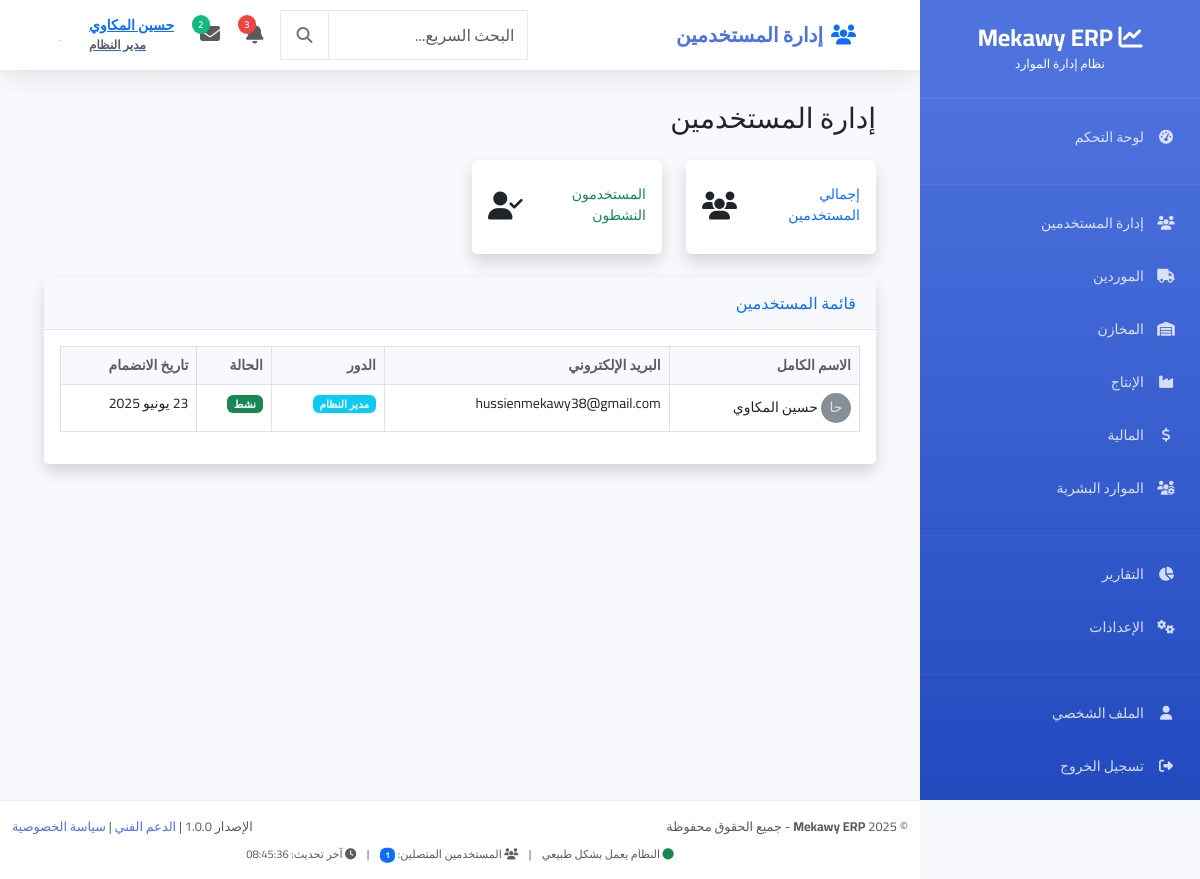
/users/manage/ (signed in), run on the app's committed database.
### users/models.py (models this page shows, shortened)
class User(AbstractUser):
    ROLE_CHOICES = [
        ('admin', 'مدير النظام'),
        ('manager', 'مدير'),
        ('warehouse_manager', 'مدير المخازن'),
        ('warehouse_employee', 'موظف مخازن'),
        ('production_manager', 'مدير الإنتاج'),
        ('accountant', 'محاسب'),
        ('employee', 'موظف'),
        ('viewer', 'مشاهد فقط'),
    ]
    email = models.EmailField(unique=True, verbose_name="البريد الإلكتروني")
    phone = models.CharField(max_length=20, blank=True, null=True, verbose_name="رقم الهاتف")
    role = models.CharField(max_length=20, choices=ROLE_CHOICES, default='employee', verbose_name="الدور")
    department = models.CharField(max_length=100, blank=True, null=True, verbose_name="القسم")
    profile_picture = models.ImageField(upload_to='profile_pics/', blank=True, null=True, verbose_name="الصورة الشخصية")
    is_active = models.BooleanField(default=True, verbose_name="نشط")
    created_at = models.DateTimeField(auto_now_add=True, verbose_name="تاريخ الإنشاء")
    updated_at = models.DateTimeField(auto_now=True, verbose_name="آخر تحديث")
    USERNAME_FIELD = 'email'
    REQUIRED_FIELDS = ['username', 'first_name', 'last_name']
    class Meta:
        db_table = 'users_user'
        verbose_name = 'مستخدم'
        verbose_name_plural = 'المستخدمون'
    @property
    def full_name(self):
        return f"{self.first_name} {self.last_name}".strip()

### users/views.py (the view)
# urls.py: path('manage/', views.UserManagementView.as_view(), name='manage'),
class UserManagementView(LoginRequiredMixin, UserPassesTestMixin, ListView):
    model = User
    template_name = 'users/user_management.html'
    context_object_name = 'users'
    paginate_by = 15
    def test_func(self):
        return self.request.user.is_superuser or self.request.user.role == 'manager'
    def get_queryset(self):
        return User.objects.all().order_by('-created_at')

### Mekawy_ERP/context_processors.py (called while the page is built)
def global_context(request):
    context = {
        'current_year': timezone.now().year,
        'current_date': timezone.now().date(),
        'current_time': timezone.now().time(),
    }
    if request.user.is_authenticated:
        context['online_users_count'] = User.objects.filter(is_active=True).count()
        context['last_update'] = timezone.now().strftime('%H:%M:%S')
    return context

### templates/users/user_management.html (shortened to what this page needs)
{% extends "base.html" %}
{% load static %}
{% block content %}
<div class="container-fluid">
    <div class="d-sm-flex align-items-center justify-content-between mb-4">
        <h1 class="h3 mb-0 text-gray-800">إدارة المستخدمين</h1>
    </div>
    <div class="row">
        <div class="col-xl-3 col-md-6 mb-4">
            <div class="card border-left-primary shadow h-100 py-2">
                <div class="card-body">
                    <div class="row no-gutters align-items-center">
                        <div class="col mr-2">
                            <div class="text-xs font-weight-bold text-primary text-uppercase mb-1">إجمالي المستخدمين</div>
                        </div>
                        <div class="col-auto"><i class="fas fa-users fa-2x text-gray-300"></i></div>
                    </div>
                </div>
            </div>
        </div>
        <div class="col-xl-3 col-md-6 mb-4">
            <div class="card border-left-success shadow h-100 py-2">
                <div class="card-body">
                    <div class="row no-gutters align-items-center">
                        <div class="col mr-2">
                            <div class="text-xs font-weight-bold text-success text-uppercase mb-1">المستخدمون النشطون</div>
                        </div>
                        <div class="col-auto"><i class="fas fa-user-check fa-2x text-gray-300"></i></div>
                    </div>
                </div>
            </div>
        </div>
    </div>
    <div class="card shadow mb-4">
        <div class="card-header py-3">
            <h6 class="m-0 font-weight-bold text-primary">قائمة المستخدمين</h6>
        </div>
        <div class="card-body">
            <div class="table-responsive">
                <table class="table table-bordered table-hover" id="usersTable" width="100%" cellspacing="0">
                    <thead>
                        <tr>
                            <th>الاسم الكامل</th>
                            <th>البريد الإلكتروني</th>
                            <th>الدور</th>
                            <th>الحالة</th>
                            <th>تاريخ الانضمام</th>
                        </tr>
                    </thead>
                    <tbody>
                        {% for user_item in users %}
                        <tr>
                            <td>
                                {% if user_item.profile_picture %}
                                    <img src="{{ user_item.profile_picture.url }}" class="rounded-circle mr-2" width="30" height="30" alt="pic">
                                {% else %}
                                    <svg class="rounded-circle mr-2" width="30" height="30" xmlns="http://www.w3.org/2000/svg" role="img" preserveAspectRatio="xMidYMid slice" focusable="false">
                                        <rect width="100%" height="100%" fill="#868e96"></rect>
                                        <text x="50%" y="50%" fill="#dee2e6" dy=".3em" text-anchor="middle">{{ user_item.first_name|first|upper }}{{ user_item.last_name|first|upper }}</text>
                                    </svg>
                                {% endif %}
                                {{ user_item.full_name }}
                            </td>
                            <td>{{ user_item.email }}</td>
                            <td><span class="badge bg-info text-white">{{ user_item.get_role_display }}</span></td>
                            <td>
                                {% if user_item.is_active %}
                                    <span class="badge bg-success">نشط</span>
                                {% else %}
                                    <span class="badge bg-danger">محظور</span>
                                {% endif %}
                            </td>
                            <td>{{ user_item.date_joined|date:"d M Y" }}</td>
                        </tr>
                        {% empty %}
                        <tr>
                            <td colspan="{% if is_admin %}6{% else %}5{% endif %}" class="text-center">لا يوجد مستخدمون لعرضهم.</td>
                        </tr>
                        {% endfor %}
                    </tbody>
                </table>
            </div>
        </div>
    </div>
</div>
{% endblock %}

### templates/partials/navbar.html (shortened to what this page needs)
<nav class="navbar navbar-expand-lg">
    <div class="container-fluid px-3">
        <div class="navbar-brand mb-0 fw-bold fs-5">
            {% block page_title %}
                {% if request.resolver_match.url_name == 'index' %}
                    <i class="fas fa-tachometer-alt text-primary me-2"></i>لوحة التحكم
                {% elif 'users' in request.resolver_match.app_name %}
                    <i class="fas fa-users text-primary me-2"></i>إدارة المستخدمين
                {% elif 'suppliers' in request.resolver_match.app_name %}
                    <i class="fas fa-truck text-primary me-2"></i>إدارة الموردين
                {% elif 'warehouses' in request.resolver_match.app_name %}
                    <i class="fas fa-warehouse text-primary me-2"></i>إدارة المخازن
                {% elif 'production' in request.resolver_match.app_name %}
                    <i class="fas fa-industry text-primary me-2"></i>إدارة الإنتاج
                {% elif 'finance' in request.resolver_match.app_name %}
                    <i class="fas fa-chart-line text-primary me-2"></i>إدارة المالية
                {% elif 'hr' in request.resolver_match.app_name %}
                    <i class="fas fa-users-cog text-primary me-2"></i>الموارد البشرية
                {% else %}
                    <i class="fas fa-chart-line text-primary me-2"></i>Mekawy ERP
                {% endif %}
            {% endblock %}
        </div>
        <div class="d-flex align-items-center gap-2">
            <div class="search-container d-none d-md-block">
                <div class="input-group">
                    <input type="text" class="form-control search-input" placeholder="البحث السريع..." style="width: 200px;">
                    <button class="btn btn-outline-secondary search-btn" type="button">
                        <i class="fas fa-search"></i>
                    </button>
                </div>
            </div>
            <div class="dropdown">
                <button class="btn btn-link position-relative p-2" data-bs-toggle="dropdown">
                    <i class="fas fa-bell fs-5 text-muted"></i>
                    <span class="notification-badge">3</span>
                </button>
            </div>
            <div class="dropdown">
                <button class="btn btn-link position-relative p-2" data-bs-toggle="dropdown">
                    <i class="fas fa-envelope fs-5 text-muted"></i>
                    <span class="message-badge">2</span>
                </button>
            </div>
            <div class="dropdown">
                <button class="btn btn-link d-flex align-items-center gap-2 p-2" data-bs-toggle="dropdown">
                    <div class="user-info text-end d-none d-lg-block">
                        <div class="fw-semibold">{{ user.get_full_name|default:user.username }}</div>
                        <small class="text-muted">{{ user.get_role_display|default:"مستخدم" }}</small>
                    </div>
                    {% if user.profile_picture %}
                        <img src="{{ user.profile_picture.url }}" class="user-avatar" alt="{{ user.get_full_name }}">
                    {% else %}
                        <div class="user-avatar-placeholder">
                            {{ user.get_full_name|first|upper|default:"U" }}
                        </div>
                    {% endif %}
                </button>
            </div>
        </div>
    </div>
</nav>

### templates/base.html (style rules this page uses)
:root { --primary-color: #4e73df; --secondary-color: #858796; --success-color: #1cc88a; --info-color: #36b9cc; --warning-color: #f6c23e; --danger-color: #e74a3b; --light-color: #f8f9fc; --dark-color: #5a5c69; --sidebar-width: 280px; --navbar-height: 70px; }
* { font-family: 'Cairo', sans-serif; }
body { background-color: var(--light-color); font-size: 14px; }
.navbar { background-color: white; box-shadow: 0 0.15rem 1.75rem 0 rgba(58, 59, 69, 0.15); height: var(--navbar-height); padding: 0 1.5rem; }
.navbar-brand { font-weight: 700; color: var(--primary-color); }
.card { border: none; box-shadow: 0 0.15rem 1.75rem 0 rgba(58, 59, 69, 0.15); border-radius: 0.35rem; }
.card-header { background-color: var(--light-color); border-bottom: 1px solid #e3e6f0; padding: 1rem 1.25rem; }
.btn { border-radius: 0.35rem; font-weight: 600; padding: 0.5rem 1rem; }
.form-control { border-radius: 0.35rem; border: 1px solid #d1d3e2; padding: 0.75rem; }
.table { color: var(--dark-color); }
.table th { border-top: none; font-weight: 600; color: var(--dark-color); background-color: var(--light-color); }

### templates/partials/navbar.html (style rules this page uses)
.search-input { border-radius: 20px 0 0 20px; border: 1px solid #e2e8f0; transition: all 0.2s ease; }
.search-btn { border-radius: 0 20px 20px 0; border: 1px solid #e2e8f0; border-right: none; }
.notification-badge, .message-badge { position: absolute; top: 0; left: 0; background: #ef4444; color: white; font-size: 10px; font-weight: 600; padding: 2px 6px; border-radius: 10px; min-width: 16px; text-align: center; }
.message-badge { background: #10b981; }
.user-avatar, .user-avatar-placeholder { width: 32px; height: 32px; border-radius: 50%; }
.user-avatar-placeholder { background: var(--primary); color: white; display: flex; align-items: center; justify-content: center; font-weight: 600; font-size: 14px; }
.user-info { line-height: 1.2; }
.user-info div { font-size: 14px; }
.user-info small { font-size: 12px; }

### data on the page
User: get_full_name "حسين المكاوي", role "مدير النظام", get_full_name|first "ح", first_name|first "ح", last_name|first "ا", full_name "حسين المكاوي", email "hussienmekawy38@gmail.com", is_active "نشط", date_joined "23 يونيو 2025"

### other printed values
{{ online_users_count|default:"0" }} "1"
{{ last_update|default:"الآن" }} "08:45:36"
